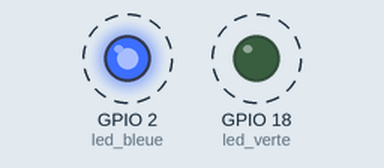
The program below on a simulated ESP32 board running MicroPython. On the bench: output pins drawn as LEDs (lit = HIGH). Dashed ring = blinking.

Above: at 0.12 s.
Timing chart, 0 to 3.0 s (numbered marks = the images above):
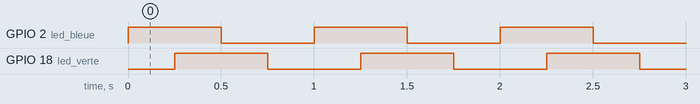

Measured:
- by itself, GPIO 2 (led_bleue), GPIO 18 (led_verte): alternates HIGH for 0.50 s and LOW for 0.50 s
- by itself, everything shown: repeats every 1.0 s, in 4 steps

The program:

sequenceur.py
```python
from machine import Pin
from time import sleep

led_bleue = Pin(2, Pin.OUT)
led_verte = Pin(18, Pin.OUT)

while True:
    led_bleue.on()  ; sleep(0.25)
    led_verte.on()  ; sleep(0.25)
    led_bleue.off() ; sleep(0.25)
    led_verte.off() ; sleep(0.25)
```
